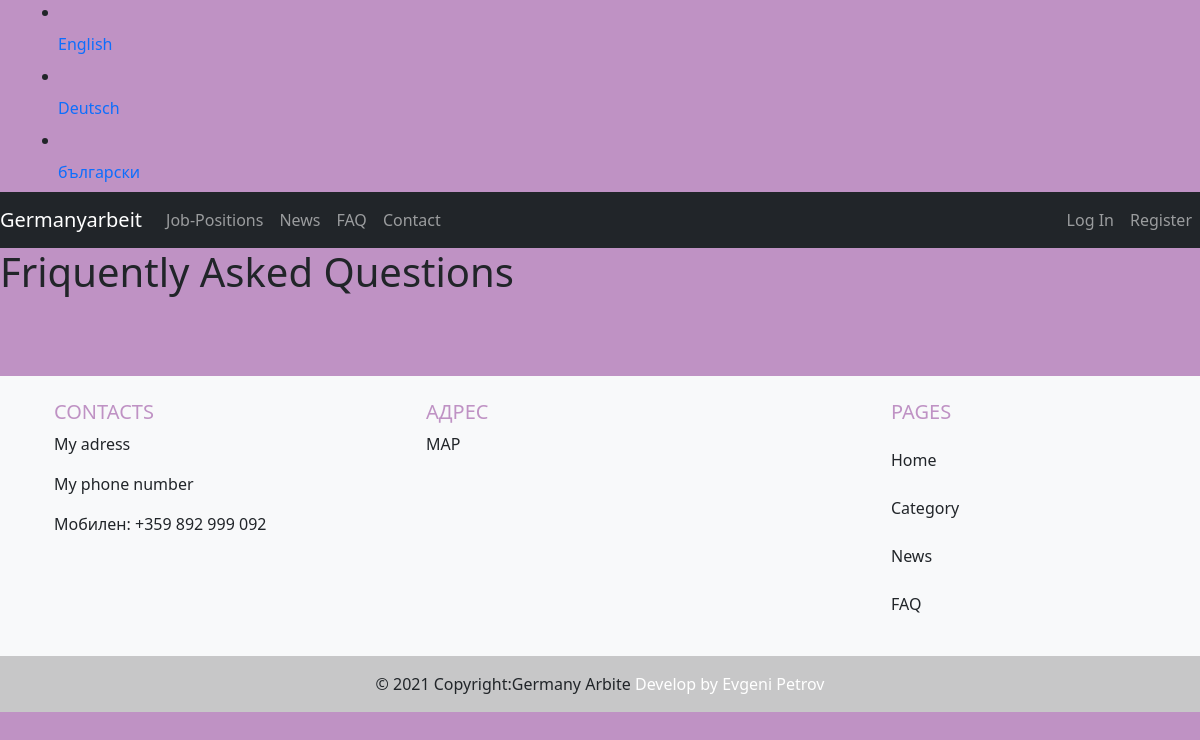
The app's page /faq/, older data.
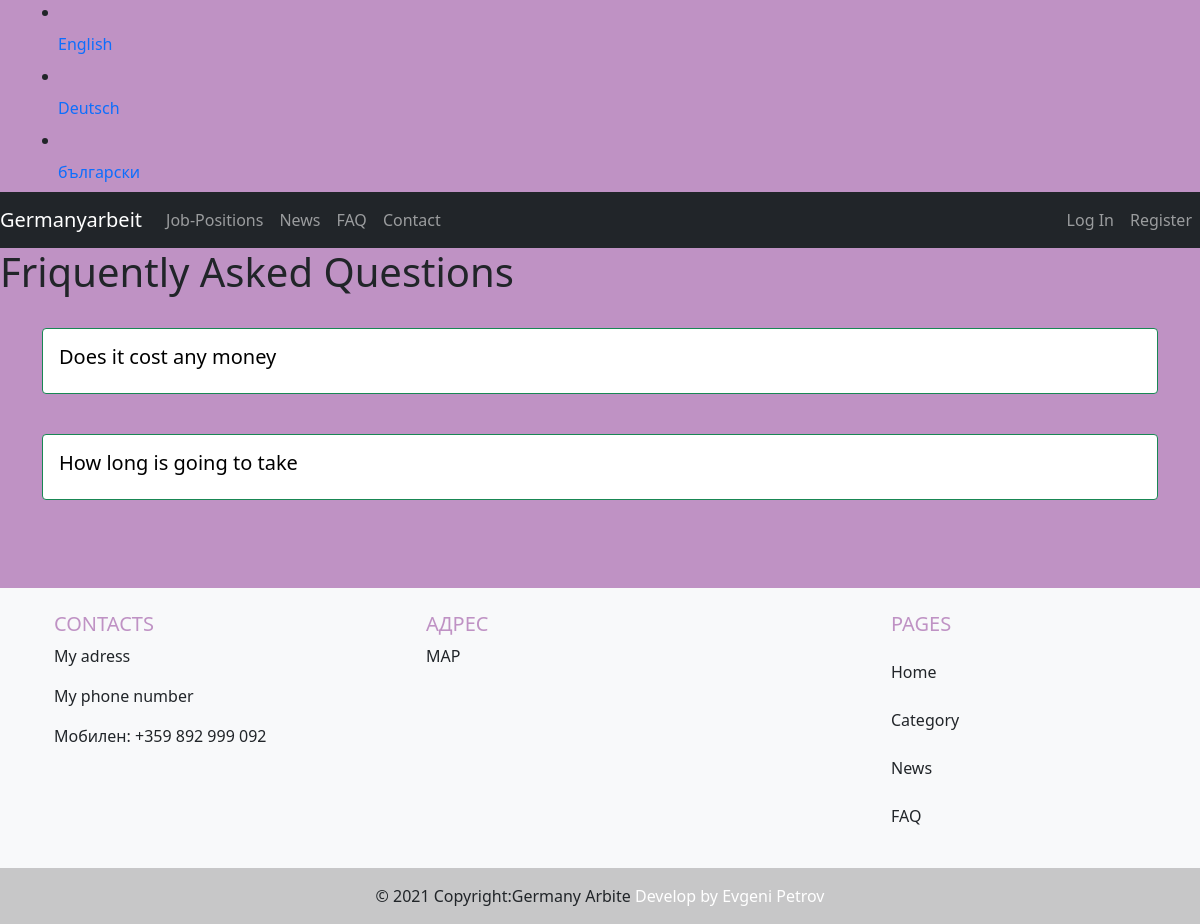
The same page, newer data.
### faq/models.py (models this page shows, shortened)
class Faq(models.Model):
    question = models.CharField(max_length=250)
    slug = models.SlugField(allow_unicode=True)
    answer = models.TextField()
    featured = models.BooleanField(default=False)
    date_create = models.DateField(default=datetime.now, blank=True)

### faq/views.py (the view)
# urls.py: path('', FaqListView.as_view(), name="faq"),
class FaqListView(ListView):
    model = Faq
    ordering = ['-date_create']

### templates/faq/faq_list.html (shortened to what this page needs)
{% extends 'base.html' %}
{% load i18n %}
{% block content %}
    <div class="header">
        <h1>{% trans "Friquently Asked Questions" %}</h1>
    </div>
    <br>
    <div class="container">
        <div class="row">
            {% for obj in object_list %}
                <div class="col-lg-12 col-md-12 col-sm-12">
                    <a style="text-decoration: none; color:black; font-weight:20"href="{{ obj.slug }}"><div class="card border-success mb-3">
                        <div class="card-body">
                            <h5 class="card-title" style="none">{{ obj.question | safe }}</h5>
                        </div>
                    </div></a>
                    <br>
                </div>
            {% endfor %}
        </div>
    </div>
{% endblock %}

Row changes from the older to the newer data that the page shows:
added Faq: question "Does it cost any money"
added Faq: question "How long is going to take"
